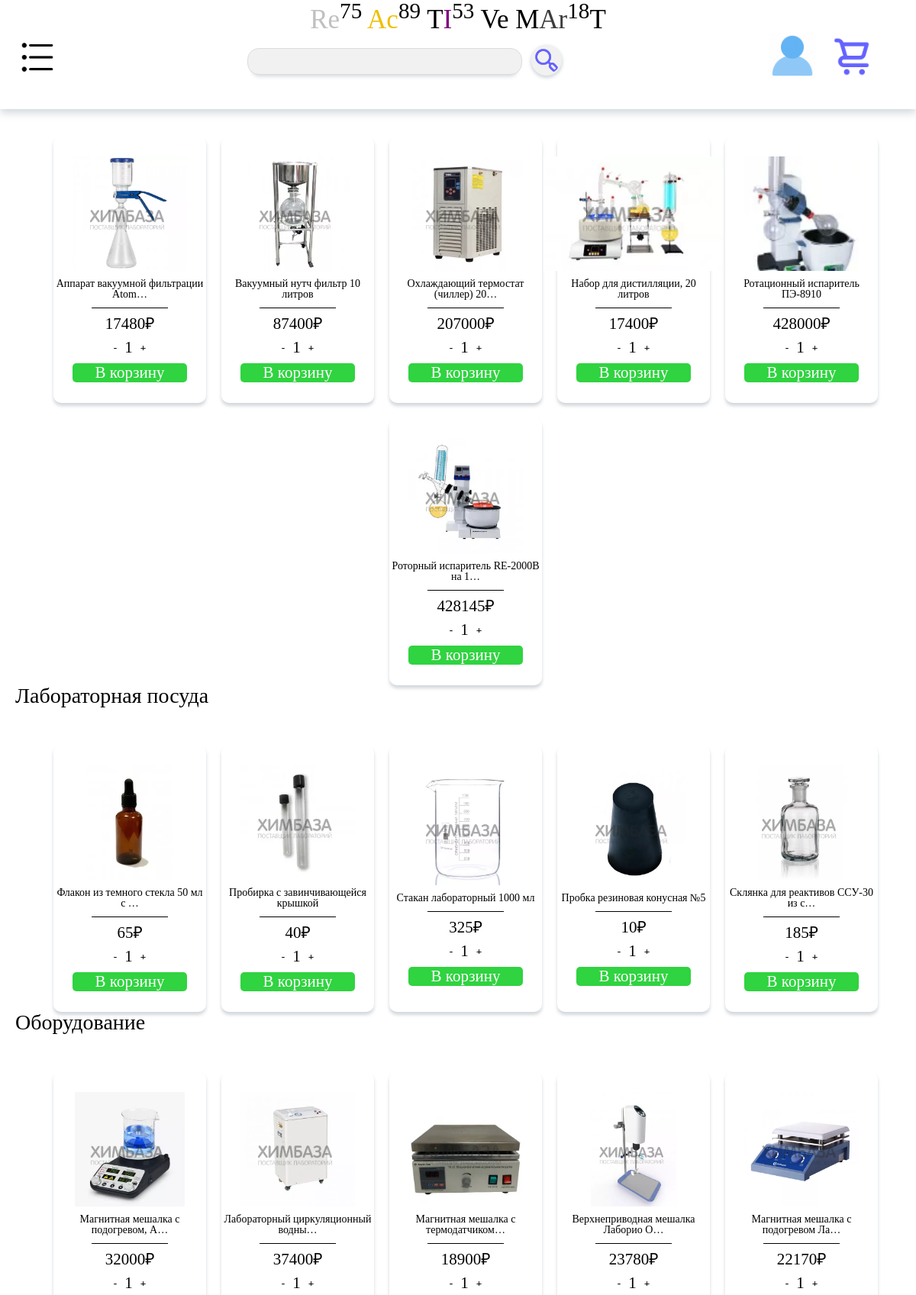
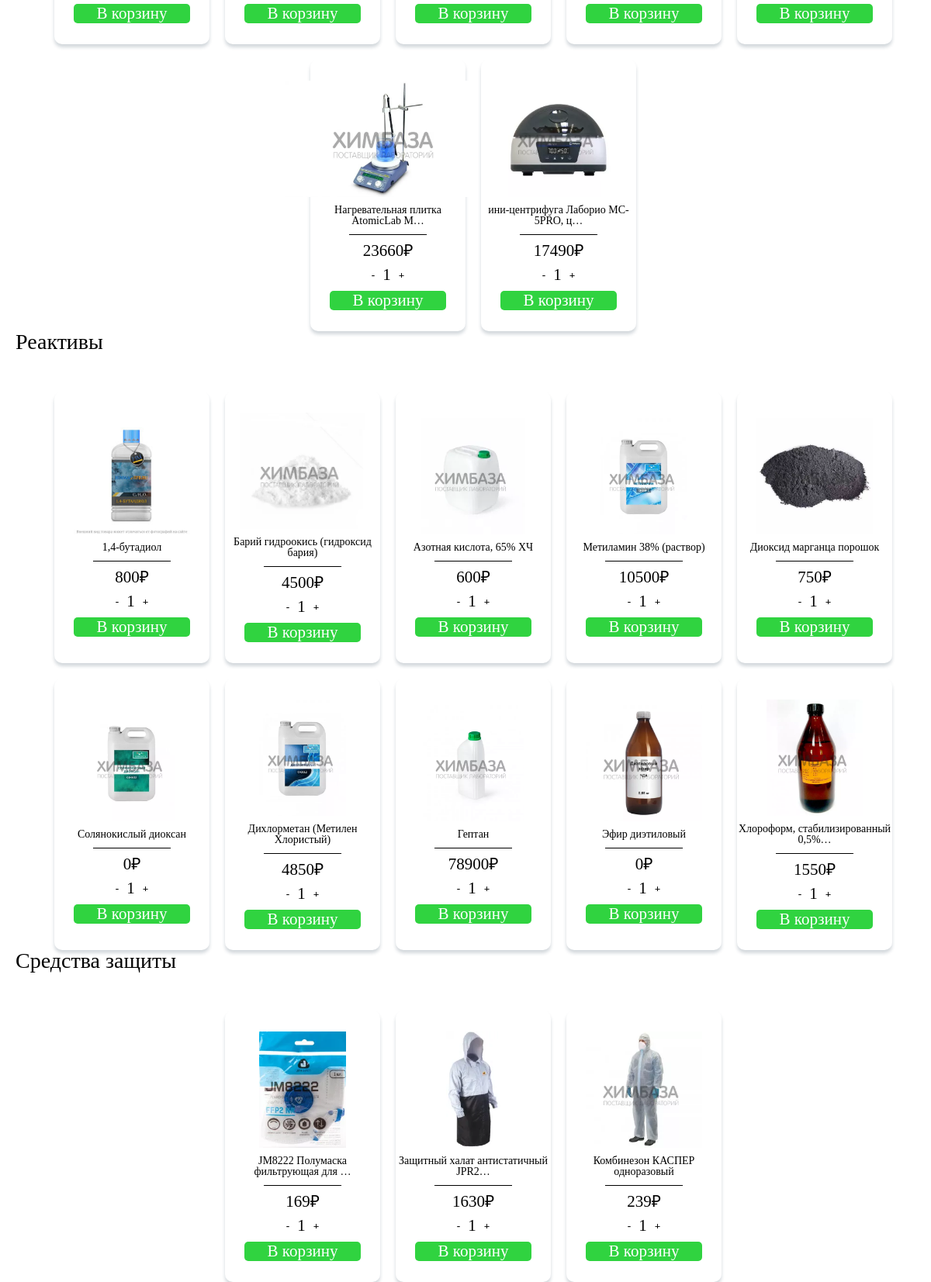
The page / on the database its author committed (2 pictures, top to bottom).
### app/models.py (models this page shows, shortened)
class Product(models.Model):
    product_name = models.CharField(max_length=255,verbose_name="Название продукта")
    product_description = models.TextField(verbose_name="Описание", blank=True)
    product_price = models.DecimalField(decimal_places=0, max_digits=10,  verbose_name="Цена", default=0)
    product_image = models.ImageField(upload_to="Img/",verbose_name="Изображение продукта")
    product_slug = models.SlugField(max_length=255, unique=True,db_index=True,verbose_name="URL")
    product_physico_chemical_characteristics = models.TextField(verbose_name="Характеристики", blank=True)
    cat = models.ForeignKey('Category',on_delete=models.DO_NOTHING)
    def get_absolute_url(self):
        return reverse('product_page', kwargs={'product_slug': self.product_slug})
    class Meta:
        verbose_name = "Продукт"
        verbose_name_plural = "Продукты"

class Category(models.Model):
    cat = models.CharField(verbose_name="Категория", max_length=255,unique=True)
    cat_slug = models.SlugField(max_length=255, verbose_name="Category URL")
    def get_absolute_url(self):
        return reverse('category_product', kwargs={'cat_slug': self.cat_slug})
    class Meta:
        verbose_name = "Категория"
        verbose_name_plural = "Категории"
        ordering = ['-id']

### app/views.py (the view, shortened to what this page needs)
# urls.py: path('',HomePage.as_view(), name='index_page'),
class HomePage(TemplateView):
    template_name = "app/index.html"
    def get_context_data(self, **kwargs):
        context = super().get_context_data(**kwargs)
        context["products"] = Product.objects.all()
        context["category"] = Category.objects.annotate(num_products=Count('product')).filter(num_products__gt=0)
        context["categories"] = Category.objects.annotate(num_products=Count('product')).filter(num_products__gt=0)
        context["search_form"] = SearchForm()
        context["title"] = "Reactive Mart"
        context["method"] = "POST"
        return context

### app/forms.py
class SearchForm(forms.Form):
    query = forms.CharField(label = '',max_length=100, widget=forms.TextInput(attrs={"class":"search-input",'placeholder': '',"name":"q"}))

### app/templates/app/index.html (shortened to what this page needs)
{% extends 'app/base.html' %}
{% load static %}
{% block content %}
{% for c in category %}
<p class="category">{{c.cat}}</p>
<div class="products">
	{% for p in products %}
	{% if p.cat == c %}
		<div class="product">
			<p class="product-img"><a href="{{ p.get_absolute_url }}"><img src="{{ p.product_image.url }}"></p>
			<span class="product-name"><a href="{{ p.get_absolute_url }}" style="color: black;">{{p.product_name | truncatechars:34}}</a></span>
			<div class="stroke"></div>
			<span class="product-price">{{p.product_price}}₽</span>
			<div class="count">
				<button data-item-id="{{ p.pk }}" onclick="reduceValue('counter{{ p.pk }}')">-</button>
				<span id="counter{{p.pk}}">1</span>
				<button data-item-id="{{ p.pk }}" onclick="increaseValue('counter{{ p.pk }}')">+</button>
			</div>
			<button class="add-to-cart" data-product-id="{{ p.id }}">В корзину</button>
		</div>
	{% endif %}
	{% endfor %}
</div>
{% endfor %}
{% endblock %}
{% block search %}
<form method="{{method}}">
	<ul>
		<li>{{ search_form.as_p }}</li>
		<li class="search-btn"><button><img src="{% static 'app/images/search.png' %}"></button></li>
	</ul>
</form>
{% endblock %}

### app/static/app/css/style.css (style rules this page uses)
* { padding: 0; margin: 0; border: 0; }
*,*:before,*:after { -moz-box-sizing: border-box; -webkit-box-sizing: border-box; box-sizing: border-box; }
html,body { height: 100%; width: 100%; font-size: 100%; line-height: 1; font-size: 14px; -ms-text-size-adjust: 100%; -moz-text-size-adjust: 100%; -webkit-text-size-adjust: 100%; }
input,button,textarea { font-family:inherit; }
button { cursor: pointer; }
a, a:visited { text-decoration: none; }
ul li { list-style: none; }
img { vertical-align: top; }
.second-menu ul { display: flex; height: 100px; }
.second-menu ul img { width: 20%; }
.search-input { background-color: #F1F1F1; border: 1px solid #DCDCDC; border-radius: 15px; display: flex; position: absolute; left: 27%; width: 30%; height: 35px; margin-top: 20px; max-width: 1000px; max-height: 40px; padding: 10px; font-size: 20px; -webkit-box-shadow: 0px 8px 5px -6px rgba(34, 60, 80, 0.2); -moz-box-shadow: 0px 8px 5px -6px rgba(34, 60, 80, 0.2); box-shadow: 0px 8px 5px -6px rgba(34, 60, 80, 0.2); }
.search-btn { margin-top: 5px; left: 58%; width: 12%; position: absolute; }
.search-btn img { position: absolute; background-color: #F1F1F1; border-radius: 50%; padding: 2px; min-width: 40px; -webkit-box-shadow: 0px 2px 4px 1px rgba(34, 60, 80, 0.2); -moz-box-shadow: 0px 2px 4px 1px rgba(34, 60, 80, 0.2); box-shadow: 0px 2px 4px 1px rgba(34, 60, 80, 0.2); }
.category { font-size: 200%; margin-left: 20px; }
.products { justify-content: center; margin-top: 30px; display: flex; flex-wrap: wrap; }
.product { margin-left: 20px; margin-top: 20px; display: flex; flex-direction: column; justify-content: center; align-items: center; text-align: center; height: 350px; width: 200px; border-radius: 10px; -webkit-box-shadow: 0px 4px 4px 0px rgba(34, 60, 80, 0.2); -moz-box-shadow: 0px 4px 4px 0px rgba(34, 60, 80, 0.2); box-shadow: 0px 4px 4px 0px rgba(34, 60, 80, 0.2); }
.product-img img { height: 150px; }
.product-img { display: flex; justify-content: center; }
.product-name { font-size: 150%; margin-top: 10px; display: flex; justify-content: center; }
.stroke { margin: 0 auto; text-align: center; width: 100px; margin-top: 10px; height: 1px; background-color: black; }
.product-price { display: flex; justify-content: center; font-size: 150%; margin-top: 10px; }
.count { margin-top: 10px; font-size: 150%; display: flex; justify-content: center; }
.count button { font-weight: bold; background-color: white; margin-left: 10px; margin-right: 10px; }
.add-to-cart { display: block; margin: 0 auto; background-color: #30D340; color: white; font-size: 150%; width: 150px; border-radius: 5px; margin-top: 10px; }

### rows shown on the page
Product: product_image (picture), product_name "Аппарат вакуумной фильтрации Atom…", product_price "17480"
Product: product_image (picture), product_name "Вакуумный нутч фильтр 10 литров", product_price "87400"
Product: product_image (picture), product_name "Охлаждающий термостат (чиллер) 20…", product_price "207000"
Product: product_image (picture), product_name "Набор для дистилляции, 20 литров", product_price "17400"
Product: product_image (picture), product_name "Ротационный испаритель ПЭ-8910", product_price "428000"
Product: product_image (picture), product_name "Роторный испаритель RE-2000B на 1…", product_price "428145"
Category: cat "Лабораторная посуда"
Product: product_image (picture), product_name "Флакон из темного стекла 50 мл с …", product_price "65"
Product: product_image (picture), product_name "Пробирка с завинчивающейся крышкой", product_price "40"
Product: product_image (picture), product_name "Стакан лабораторный 1000 мл", product_price "325"
Product: product_image (picture), product_name "Пробка резиновая конусная №5", product_price "10"
Product: product_image (picture), product_name "Склянка для реактивов ССУ-30 из с…", product_price "185"
Category: cat "Оборудование"
Product: product_image (picture), product_name "Магнитная мешалка c подогревом, A…", product_price "32000"
Product: product_image (picture), product_name "Лабораторный циркуляционный водны…", product_price "37400"
Product: product_image (picture), product_name "Магнитная мешалка с термодатчиком…", product_price "18900"
Product: product_image (picture), product_name "Верхнеприводная мешалка Лаборио O…", product_price "23780"
Product: product_image (picture), product_name "Магнитная мешалка с подогревом Ла…", product_price "22170"
Product: product_image (picture), product_name "Нагревательная плитка AtomicLab M…", product_price "23660"
Product: product_image (picture), product_name "ини-центрифуга Лаборио MC-5PRO, ц…", product_price "17490"
Category: cat "Реактивы"
Product: product_image (picture), product_name "1,4-бутадиол", product_price "800"
Product: product_image (picture), product_name "Барий гидроокись (гидроксид бария)", product_price "4500"
Product: product_image (picture), product_name "Азотная кислота, 65% ХЧ", product_price "600"
Product: product_image (picture), product_name "Метиламин 38% (раствор)", product_price "10500"
Product: product_image (picture), product_name "Диоксид марганца порошок", product_price "750"
Product: product_image (picture), product_name "Солянокислый диоксан", product_price "0"
Product: product_image (picture), product_name "Дихлорметан (Метилен Хлористый)", product_price "4850"
Product: product_image (picture), product_name "Гептан", product_price "78900"
Product: product_image (picture), product_name "Эфир диэтиловый", product_price "0"
Product: product_image (picture), product_name "Хлороформ, стабилизированный 0,5%…", product_price "1550"
Category: cat "Средства защиты"
Product: product_image (picture), product_name "JM8222 Полумаска фильтрующая для …", product_price "169"
Product: product_image (picture), product_name "Защитный халат антистатичный JPR2…", product_price "1630"
Product: product_image (picture), product_name "Комбинезон КАСПЕР одноразовый", product_price "239"
